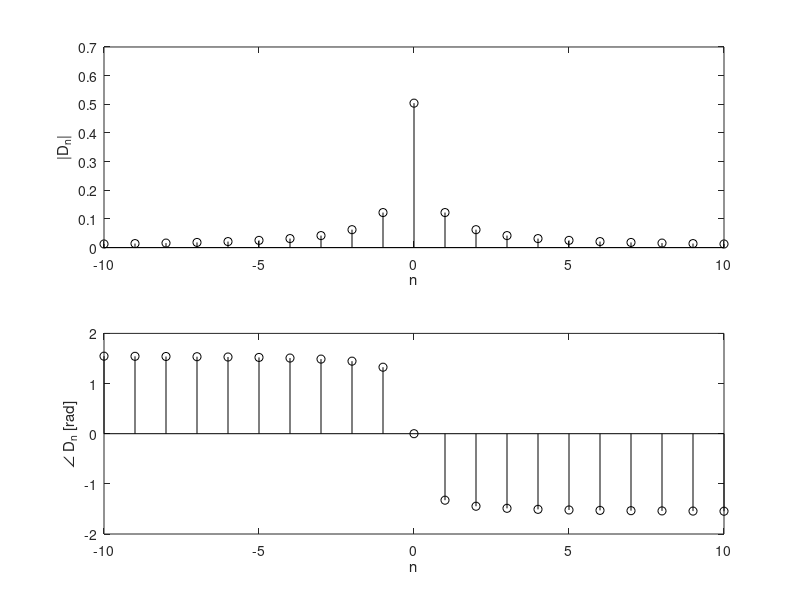

MATLAB code for this plot:
n = (-10:10); D_n = 0.504./(1+j*4*n);
        clf; subplot(2,1,1); stem(n,abs(D_n),'k'); 
        xlabel('n'); ylabel('|D_n|');
        subplot(2,1,2); stem(n,angle(D_n),'k');
        xlabel('n'); ylabel('\angle D_n [rad]');
output1=abs(D_n);
output2=angle(D_n);